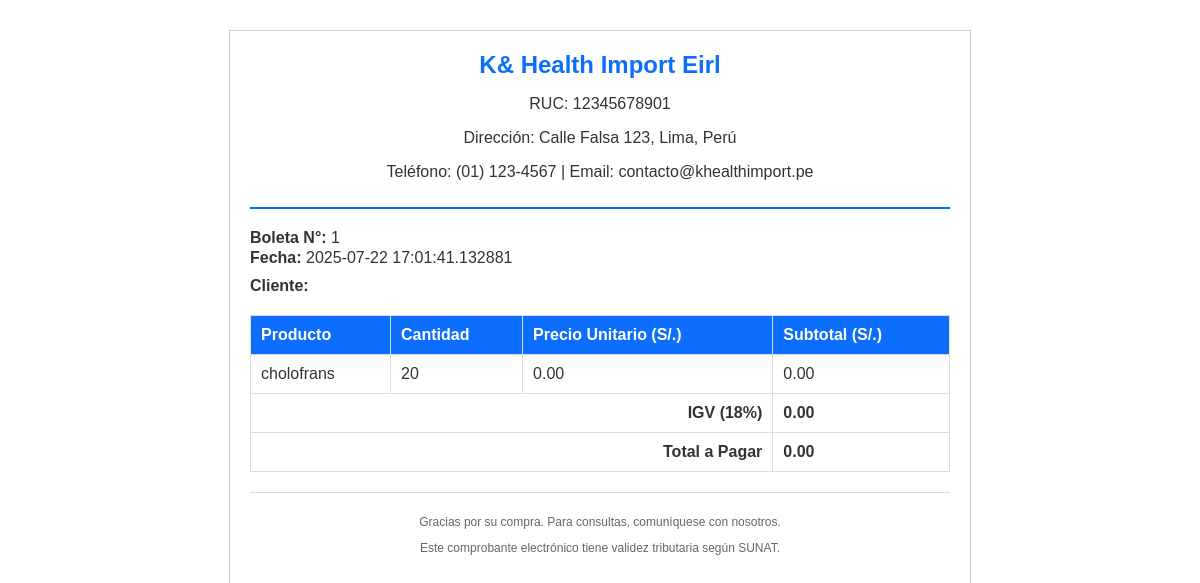
/boleta/1 (signed in), run on the app's committed database.
### tables this page shows
CREATE TABLE ventas (
                id INTEGER PRIMARY KEY AUTOINCREMENT,
                equipo_id INTEGER,
                cantidad INTEGER,
                fecha TEXT
            , cliente TEXT DEFAULT "");

CREATE TABLE equipos (
                id INTEGER PRIMARY KEY AUTOINCREMENT,
                nombre TEXT NOT NULL,
                marca TEXT,
                modelo TEXT,
                estado TEXT,
                fecha_compra TEXT,
                fecha_mantenimiento TEXT,
                ubicacion TEXT,
                cantidad INTEGER,
                foto TEXT,
                observaciones TEXT
            , precio REAL DEFAULT 0);

### app.py (the view)
@app.route('/boleta/<int:venta_id>')
def boleta(venta_id):
    if not session.get('logged_in'):
        return redirect(url_for('login'))
    with sqlite3.connect(DB_NAME) as conn:
        venta = conn.execute('''
            SELECT v.id, v.cliente, v.cantidad, v.fecha, e.nombre, e.precio
            FROM ventas v
            JOIN equipos e ON v.equipo_id = e.id
            WHERE v.id = ?
        ''', (venta_id,)).fetchone()
    if venta is None:
        return "Venta no encontrada"
    total = venta[2] * venta[5]  # cantidad * precio unitario
    return render_template('boleta.html', venta=venta, total=total)

### templates/boleta.html (shortened to what this page needs)
<!DOCTYPE html>
<html lang="es">
<head>
</head>
<body>
    <header>
        <h1>K&amp; Health Import Eirl</h1>
        <p>RUC: 12345678901</p>
        <p>Dirección: Calle Falsa 123, Lima, Perú</p>
        <p>Teléfono: (01) 123-4567 | Email: contacto@khealthimport.pe</p>
    </header>
    <section class="info">
        <div>
            <p><strong>Boleta N°:</strong> {{ venta[0] }}</p>
            <p><strong>Fecha:</strong> {{ venta[3] }}</p>
        </div>
        <div>
            <p><strong>Cliente:</strong> {{ venta[1] }}</p>
        </div>
    </section>
    <section class="details">
        <table>
            <thead>
                <tr>
                    <th>Producto</th>
                    <th>Cantidad</th>
                    <th>Precio Unitario (S/.)</th>
                    <th>Subtotal (S/.)</th>
                </tr>
            </thead>
            <tbody>
                <tr>
                    <td>{{ venta[4] }}</td>
                    <td>{{ venta[2] }}</td>
                    <td>{{ '%.2f'|format(venta[5]) }}</td>
                    <td>{{ '%.2f'|format(total) }}</td>
                </tr>
            </tbody>
            <tfoot>
                <tr>
                    <td colspan="3" style="text-align:right">IGV (18%)</td>
                    <td>{{ '%.2f'|format(total * 0.18) }}</td>
                </tr>
                <tr>
                    <td colspan="3" style="text-align:right">Total a Pagar</td>
                    <td>{{ '%.2f'|format(total * 1.18) }}</td>
                </tr>
            </tfoot>
        </table>
    </section>
    <section class="footer">
        <p>Gracias por su compra. Para consultas, comuníquese con nosotros.</p>
        <p>Este comprobante electrónico tiene validez tributaria según SUNAT.</p>
    </section>
</body>
</html>

### templates/boleta.html (style rules this page uses)
body { font-family: 'Arial', sans-serif; max-width: 700px; margin: 30px auto; padding: 20px; border: 1px solid #ccc; background-color: #fff; color: #333; }
header { text-align: center; border-bottom: 2px solid #0d6efd; padding-bottom: 10px; margin-bottom: 20px; }
h1 { color: #0d6efd; margin: 0; font-size: 24px; }
.info, .details, .footer { width: 100%; margin-bottom: 20px; }
.info div, .details table { width: 100%; margin-bottom: 10px; }
.info div p { margin: 2px 0; }
table { width: 100%; border-collapse: collapse; border: 1px solid #ddd; }
th, td { padding: 10px; border: 1px solid #ddd; text-align: left; }
th { background-color: #0d6efd; color: white; }
tfoot td { font-weight: bold; }
.footer { font-size: 12px; text-align: center; color: #666; border-top: 1px solid #ddd; padding-top: 10px; }

### data on the page
ventas: id "1", fecha "2025-07-22 17:01:41.132881", cantidad "20"
equipos: nombre "cholofrans", precio "0.00"

### other printed values
{{ '%.2f'|format(total) }} "0.00"
{{ '%.2f'|format(total * 0.18) }} "0.00"
{{ '%.2f'|format(total * 1.18) }} "0.00"
